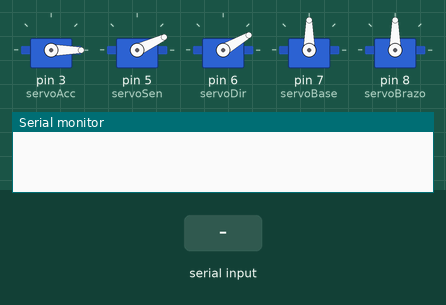
Recording of a sketch running on a simulated Arduino Mega 2560, built with avr-gcc and run on an emulated ATmega2560. On the bench: 5 × servo, the last lines printed to the serial monitor. The test bench sets the inputs (shaded band).

Above: at 1.2 s.
1.3 s: "90,45,200\n" received over the second serial link
At 1.7 s:
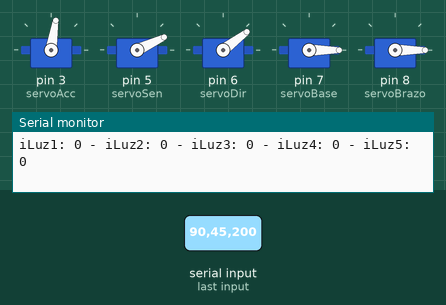
2.9 s: "30,150,10\n" received over the second serial link
At 4.2 s:
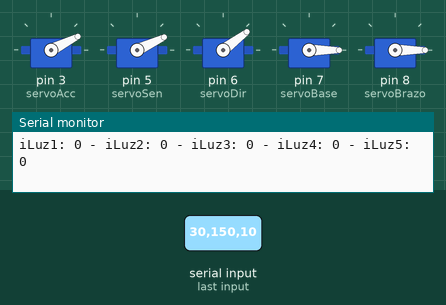
4.5 s: "13\n" received over the second serial link
At 5.2 s:
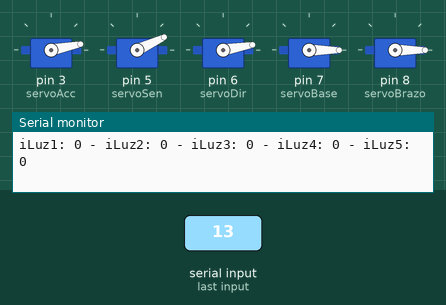
6.0 s: "30,150,10,200,45,90\n" received over the second serial link
At 6.7 s:
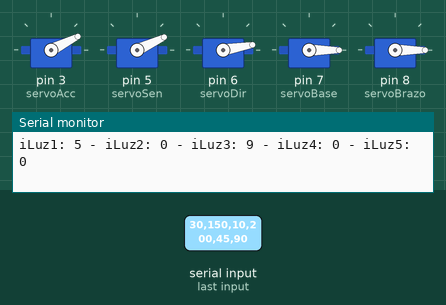
7.7 s: "90\n" received over the second serial link
At 8.9 s:
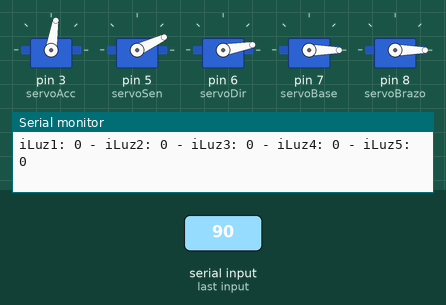
9.2 s: "90,45\n" received over the second serial link
At 9.9 s:
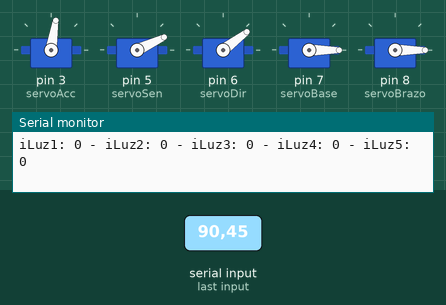
Timing chart, 0 to 11.7 s (numbered marks = the images above; inputs shaded):
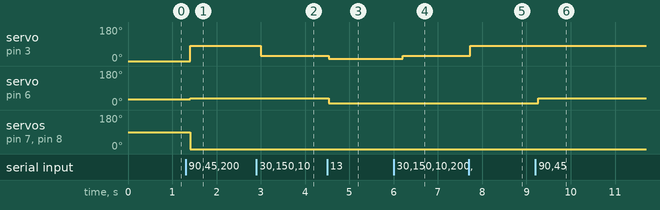

Measured:
- after the input at 1.3 s, servo on pin 3 (servoAcc): 0° → 81° after 0.10 s; servo on pin 6 (servoDir): 30° → 37° after 0.10 s; servo on pin 7 (servoBase), servo on pin 8 (servoBrazo): 90° → 0° after 0.10 s
- after the input at 2.9 s, servo on pin 3 (servoAcc): 81° → 27° after 0.10 s
- after the input at 4.5 s, servo on pin 3 (servoAcc): 27° → 11° at once; servo on pin 6 (servoDir): 37° → 10° at once
- after the input at 6.0 s, servo on pin 3 (servoAcc): 11° → 27° after 0.20 s
- after the input at 7.7 s, servo on pin 3 (servoAcc): 27° → 81° at once
- after the input at 9.2 s, servo on pin 6 (servoDir): 10° → 37° after 0.06 s

The sketch:

stepper_dir_sen_acc_robot_serial.ino
```cpp
#include <Servo.h>

int iServoAcc = 0;
int iServoDir = 30;
int iServoSen = 25;
int iServoBase = 90;   // Posición inicial - Hacia delante
int iServoBrazo = 90; // Posición inicial - Hacia delante

int iLuz1 = 0;
int iLuz2 = 0;
int iLuz3 = 0;
int iLuz4 = 0;
int iLuz5 = 0;
//
Servo servoAcc;   // servo PWM3 - Control accelerador - 0-90
Servo servoSen;   // servo PWM5 - Control sentido - 25 - 60
Servo servoDir;   // servo PWM6 - Control dirección - 10 - 70
Servo servoBase;  // servo PWM7 - Control base - 000 - 180
Servo servoBrazo; // servo PWM8 - Control brazo - 000 - 180
//
String datosSerial;
int contadorDatosSerial;

void setup()
{
  /*
  iServoAcc = 25;
  iServoDir = 50;
  iServoSen = 50;
  iServoBase = 90;   // Posición inicial - Hacia delante
  iServoBrazo = 90; // Posición inicial - Hacia delante
  */
  //
  servoAcc.attach(3);   // attaches the servo on pin 3 to the servo object
  servoSen.attach(5);   // attaches the servo on pin 5 to the servo object
  servoDir.attach(6);   // attaches the servo on pin 6 to the servo object
  servoBase.attach(7);  // attaches the servo on pin 7 to the servo object
  servoBrazo.attach(8); // attaches the servo on pin 8 to the servo object
  //
  servoAcc.write(iServoAcc);
  servoSen.write(iServoSen);
  servoDir.write(iServoDir);
  servoBase.write(iServoBase);
  servoBrazo.write(iServoBrazo);
  // initialize the serial port:
  Serial.begin(115200);
  Serial1.begin(115200);
  //
  datosSerial = "";
  contadorDatosSerial = 0;
  //
  Serial1.println("ACK");
}

void loop()
{
  if (Serial1.available() > 0) {
    /*
    Serial.println("Inicio");
    String datosSerial = Serial1.readString();
    Serial.println(datosSerial);
    Serial.println("Fin");
    */
    //
    char inChar = Serial1.read();
    if (inChar == 13 || inChar == 10 || contadorDatosSerial > 20) {
      /*
      int ii = datosSerial.length() - 20;
      Serial.println("+"+datosSerial+"+");
      datosSerial = datosSerial.substring(ii);
      Serial.println("-"+datosSerial+"-");
      */
      descomponerDatosSerial(datosSerial);
      //
      if (iServoAcc >= 0 && iServoAcc <= 100) {
        accionarAccelerador();
      }
      //
      if (iServoDir >= 0 && iServoDir <= 100) {
        accionarDireccion();
      }
      //
      if (iServoSen >= 0 && iServoSen <= 100) {
        accionarSentido();
      }
      //
      if (iServoBase >= 0 && iServoBase <= 100) {
        accionarBase();
      }
      //
      if (iServoBrazo >= 0 && iServoBrazo <= 100) {
        accionarBrazo();
      }
      //
      datosSerial = "";
      contadorDatosSerial = 0;
      //
      Serial1.println("ACK");
    }
    else {
      datosSerial.concat(inChar);
      contadorDatosSerial++;
    }
  }
  delay(10); // waits for the servo to get there
}

void accionarAccelerador() {
  // servo PWM3 - Control accelerador - 0-50
  int iServoAccPlaca = map(iServoAcc, 0, 100, 0, 90);
  servoAcc.write(iServoAccPlaca);
}
void accionarDireccion() {
  // servo PWM6 - Control dirección - 10 - 70
  int iServoDirPlaca = map(iServoDir, 0, 100, 10, 70);
  servoDir.write(iServoDirPlaca);
}
void accionarSentido() {
  // servo PWM5 - Control sentido - 25 - 60
  int iServoSenPlaca = map(iServoSen, 0, 100, 25, 60);
  servoSen.write(iServoSenPlaca);
}
void accionarBase() {
  // servo PWM7 - Control base - 0-180
  int iServoBasePlaca = map(iServoBase, 0, 100, 0, 180);
  servoBase.write(iServoBasePlaca);
}
void accionarBrazo() {
  // servo PWM8 - Control base - 0 - 180
  int iServoBrazoPlaca = map(iServoBrazo, 0, 100, 0, 180);
  servoBrazo.write(iServoBrazoPlaca);
}
void descomponerDatosSerial(String pDatosSerial) {
  iServoAcc = pDatosSerial.substring(0,3).toInt();
  //
  iServoDir = pDatosSerial.substring(3,6).toInt();
  //
  iServoSen = pDatosSerial.substring(6,9).toInt();
  //
  iServoBase = pDatosSerial.substring(9,12).toInt();
  //
  iServoBrazo = pDatosSerial.substring(12,15).toInt();
  //
  iLuz1 = pDatosSerial.substring(15,16).toInt();
  iLuz2 = pDatosSerial.substring(16,17).toInt();
  iLuz3 = pDatosSerial.substring(17,18).toInt();
  iLuz4 = pDatosSerial.substring(18,19).toInt();
  iLuz5 = pDatosSerial.substring(19,20).toInt();
  //
  Serial.print("iServoAcc: ");
  Serial.print(iServoAcc);
  Serial.print(" - iServoDir: ");
  Serial.print(iServoDir);
  Serial.print(" - iServoSen: ");
  Serial.print(iServoSen);
  Serial.print(" - iServoBase: ");
  Serial.print(iServoBase);
  Serial.print(" - iServoBrazo: ");
  Serial.println(iServoBrazo);
  //
  Serial.print("iLuz1: ");
  Serial.print(iLuz1);
  Serial.print(" - iLuz2: ");
  Serial.print(iLuz2);
  Serial.print(" - iLuz3: ");
  Serial.print(iLuz3);
  Serial.print(" - iLuz4: ");
  Serial.print(iLuz4);
  Serial.print(" - iLuz5: ");
  Serial.println(iLuz5);
}
```
